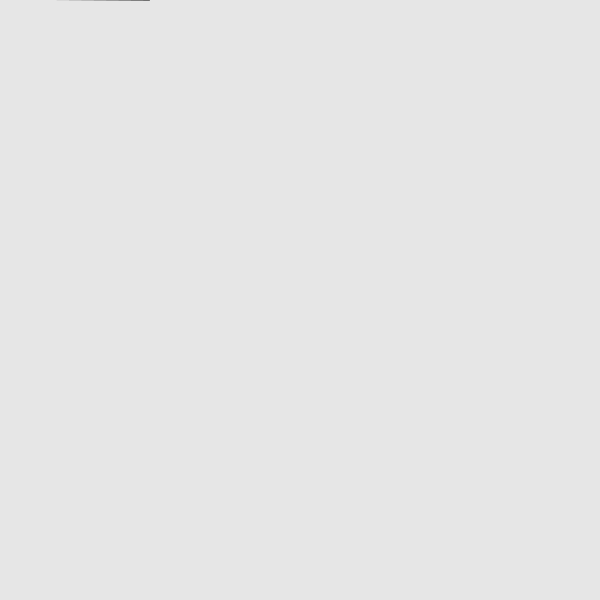
Frame 1 (no input)
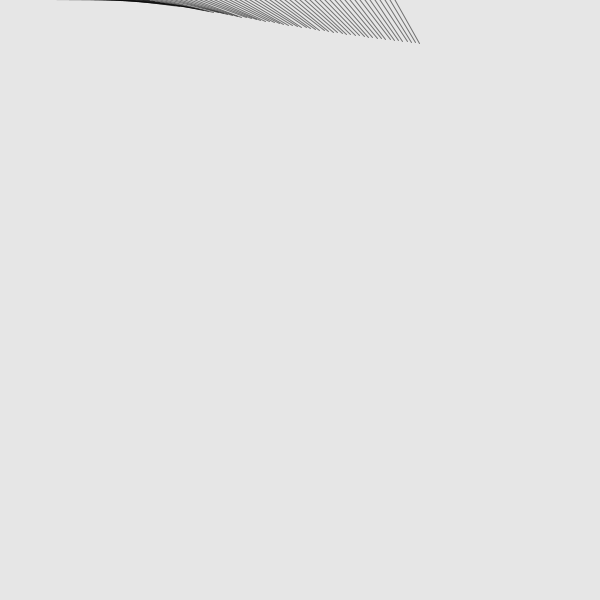
Frame 60 (the mouse pressed at the canvas centre just before this capture)
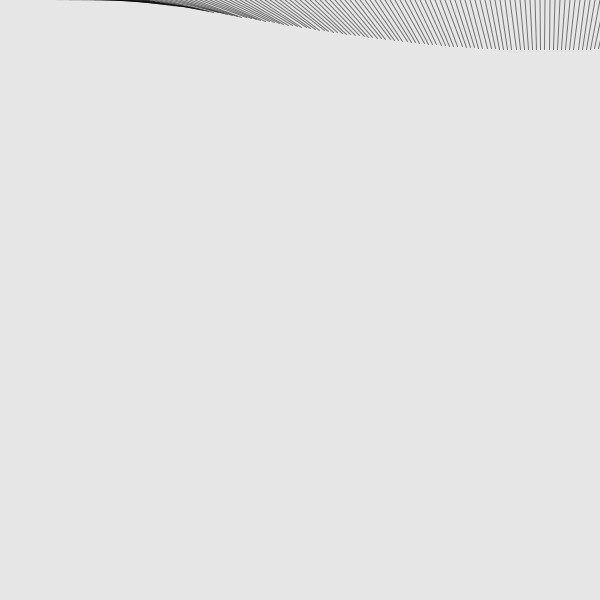
Frame 120 (the mouse held since frame 60 and released just before this capture)

The Processing sketch that drew these frames (run headless with seeded random() and noise(); from frame 60 on, the mouse is pressed at the canvas centre):

// Processing sketch: sketch_13
// ── sketch_13.pde
// this sketch draws a pattern by moving a rotating 
// line from the top to bottom of the screen, and 
// then over to the right, then repeating. 

// change the sketch so that it draws from left to right, 
// then down, instead. change either the translate function 
// or the conditional to do this.

float x = 100; 
float y = 0;

void setup() {
  size(600, 600);
  background(230);
  rectMode(CENTER);
}

void draw() {
  pushMatrix();
  translate(x, y);
  rotate(radians(frameCount + y));
  stroke(0, 130);
  line(-50, 0, 50, 0);
  
  popMatrix();
  
  x+=5;
  
  if (x > width + 100) {
    y += 70;
    x = - 100;
  }

}
